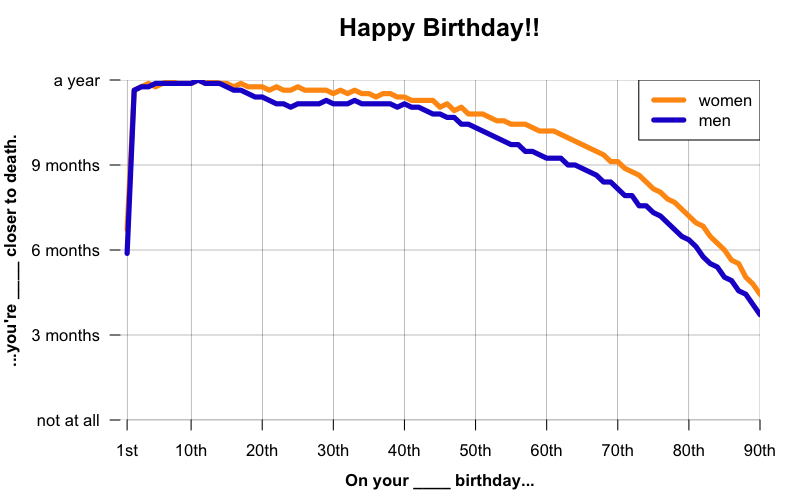

The script that saved this image:
options(stringsAsFactors=FALSE)

male_color = '#2016CE'
female_color = '#FF9912'

life = read.table('us_actuarial_life_table_2011.tsv',sep='\t',header=TRUE) # http://web.archive.org/web/20160215194115/https://www.ssa.gov/oact/STATS/table4c6.html

life$last_female_le = 0.0
life$last_female_le[2:120] = life$female_le[1:119]

life$last_male_le = 0.0
life$last_male_le[2:120] = life$male_le[1:119]

life$female_closer = life$last_female_le - life$female_le
life$male_closer = life$last_male_le - life$male_le

png('~/d/j/cureffi/media/2016/02/happy_birthday.png',width=800,height=500,res=100)
par(mar=c(4,6,4,2))
plot(NA,NA,xlim=c(0,90),ylim=c(0,1),xaxs='i',yaxs='i',ann=FALSE,axes=FALSE)
abline(v=c(1,(1:9)*10),lwd=.25)
abline(h=(0:4)/4,lwd=.25)
axis(side=1, at=c(1,(1:9)*10), labels=c('1st',paste((1:9)*10,'th',sep='')), lwd=.25, lwd.ticks=1)
axis(side=2, at=(0:4)/4, labels=c('not at all','3 months','6 months','9 months','a year'), lwd=0, lwd.ticks=1, las=2)
points(life$age[2:120], life$female_closer[2:120], col=female_color, type='l', lwd=5)
points(life$age[2:120], life$male_closer[2:120], col=male_color, type='l', lwd=5)
legend('topright', c('women','men'), col=c(female_color,male_color), lwd=5, bg='white')
mtext(side=3, line=2, text='Happy Birthday!!', font=2, cex=1.5)
mtext(side=1, line=2.5, text='On your ____ birthday...', font=2)
mtext(side=2, line=5, text="...you're ____ closer to death.", font=2)
dev.off()

